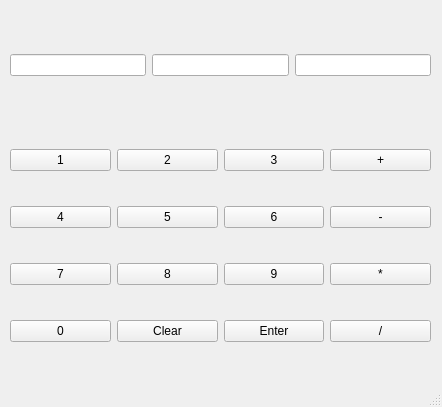
<?xml version="1.0" encoding="UTF-8"?>
<ui version="4.0">
 <class>MainWindow</class>
 <widget class="QMainWindow" name="MainWindow">
  <property name="geometry">
   <rect>
    <x>0</x>
    <y>0</y>
    <width>442</width>
    <height>407</height>
   </rect>
  </property>
  <property name="windowTitle">
   <string>MainWindow</string>
  </property>
  <widget class="QWidget" name="centralwidget">
   <widget class="QWidget" name="gridLayoutWidget">
    <property name="geometry">
     <rect>
      <x>10</x>
      <y>120</y>
      <width>421</width>
      <height>251</height>
     </rect>
    </property>
    <layout class="QGridLayout" name="gridLayout">
     <item row="2" column="3">
      <widget class="QPushButton" name="kertoButton">
       <property name="text">
        <string>*</string>
       </property>
      </widget>
     </item>
     <item row="0" column="0">
      <widget class="QPushButton" name="yksiButton">
       <property name="text">
        <string>1</string>
       </property>
      </widget>
     </item>
     <item row="1" column="0">
      <widget class="QPushButton" name="neljaButton">
       <property name="text">
        <string>4</string>
       </property>
      </widget>
     </item>
     <item row="0" column="1">
      <widget class="QPushButton" name="kaksiButton">
       <property name="text">
        <string>2</string>
       </property>
      </widget>
     </item>
     <item row="1" column="1">
      <widget class="QPushButton" name="viisiButton">
       <property name="text">
        <string>5</string>
       </property>
      </widget>
     </item>
     <item row="0" column="3">
      <widget class="QPushButton" name="plusButton">
       <property name="text">
        <string>+</string>
       </property>
      </widget>
     </item>
     <item row="1" column="2">
      <widget class="QPushButton" name="kuusiButton">
       <property name="text">
        <string>6</string>
       </property>
      </widget>
     </item>
     <item row="1" column="3">
      <widget class="QPushButton" name="miinusButton">
       <property name="text">
        <string>-</string>
       </property>
      </widget>
     </item>
     <item row="0" column="2">
      <widget class="QPushButton" name="kolmeButton">
       <property name="text">
        <string>3</string>
       </property>
      </widget>
     </item>
     <item row="3" column="3">
      <widget class="QPushButton" name="jakoButton">
       <property name="text">
        <string>/</string>
       </property>
      </widget>
     </item>
     <item row="3" column="2">
      <widget class="QPushButton" name="enterButton">
       <property name="text">
        <string>Enter</string>
       </property>
      </widget>
     </item>
     <item row="3" column="1">
      <widget class="QPushButton" name="clearButton">
       <property name="text">
        <string>Clear</string>
       </property>
      </widget>
     </item>
     <item row="2" column="0">
      <widget class="QPushButton" name="seitsemanButton">
       <property name="text">
        <string>7</string>
       </property>
      </widget>
     </item>
     <item row="2" column="1">
      <widget class="QPushButton" name="kahdeksanButton">
       <property name="text">
        <string>8</string>
       </property>
      </widget>
     </item>
     <item row="2" column="2">
      <widget class="QPushButton" name="yhdeksanButton">
       <property name="text">
        <string>9</string>
       </property>
      </widget>
     </item>
     <item row="3" column="0">
      <widget class="QPushButton" name="nollaButton">
       <property name="text">
        <string>0</string>
       </property>
      </widget>
     </item>
    </layout>
   </widget>
   <widget class="QWidget" name="horizontalLayoutWidget">
    <property name="geometry">
     <rect>
      <x>10</x>
      <y>10</y>
      <width>421</width>
      <height>111</height>
     </rect>
    </property>
    <layout class="QHBoxLayout" name="horizontalLayout">
     <item>
      <widget class="QLineEdit" name="yksiEdit">
       <property name="text">
        <string/>
       </property>
      </widget>
     </item>
     <item>
      <widget class="QLineEdit" name="kaksiEdit">
       <property name="text">
        <string/>
       </property>
      </widget>
     </item>
     <item>
      <widget class="QLineEdit" name="kolmeEdit">
       <property name="text">
        <string/>
       </property>
      </widget>
     </item>
    </layout>
   </widget>
  </widget>
  <widget class="QMenuBar" name="menubar">
   <property name="geometry">
    <rect>
     <x>0</x>
     <y>0</y>
     <width>442</width>
     <height>21</height>
    </rect>
   </property>
  </widget>
  <widget class="QStatusBar" name="statusbar"/>
 </widget>
 <resources/>
 <connections/>
</ui>
